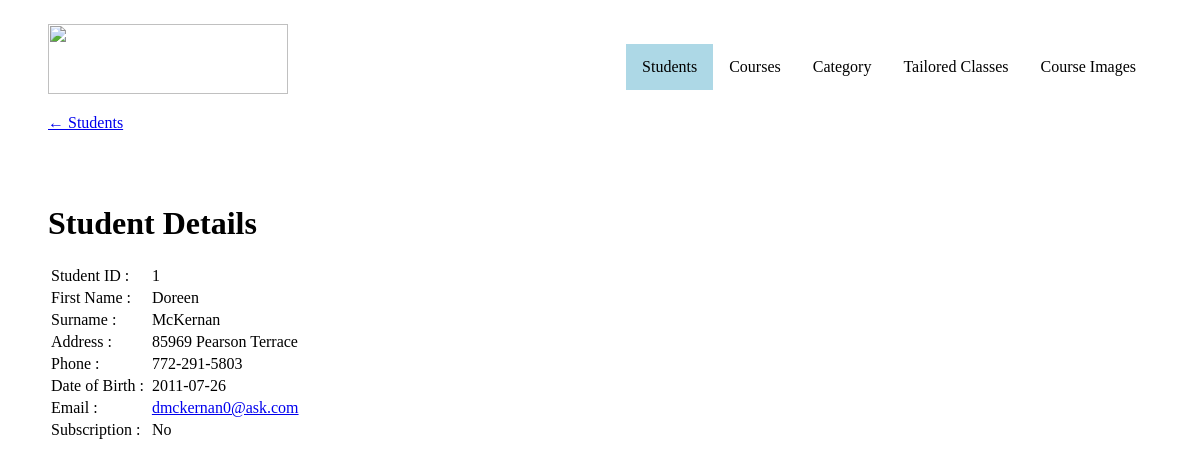
/student_details.php?id=1, run on the app's committed database.
### tables this page shows
CREATE TABLE `student`  (	
	`student_id`		INT(11) NOT NULL PRIMARY KEY AUTO_INCREMENT ,
	`first_name`	    VARCHAR(50) NOT NULL,
	`surname`		    VARCHAR(20) NOT NULL,
	`address`		    VARCHAR(100) NOT NULL,
	`phone`		        VARCHAR(15) NOT NULL,
    `dob`               DATE NOT NULL,
    `email`             VARCHAR(80) NOT NULL,
    `subscribe`         INT(1) NOT NULL
);

### student_details.php (the view, shortened to what this page needs)
<!doctype html>
<html lang="en">
<head>
    <link rel="stylesheet" href="styles.css">
</head>
<body>
<ul>
    <a href = "index.html"><img width="240" height="70" src = "images/a2_logo.png"></a>
    <li style="float:right"><a href="images.php">Course Images</a></li>
    <li style="float:right"><a href="tailored_classes/tailored_classes.php">Tailored Classes</a></li>
    <li style="float:right"><a href="categories/category.php">Category</a></li>
    <li style="float:right"><a href="courses.php">Courses</a></li>
    <li style="float:right"><a class="active" href="students.php">Students</a></li>
</ul>
<p><a href="students.php">&#8592; Students</a></p>
<br> <br>
<?php
require('connection.php');
if (isset($_GET['id'])) {
    $student_stmt = $dbh->prepare("SELECT * FROM `student` WHERE `student_id` = ?");
    if ($student_stmt->execute([$_GET['id']]) && $student_stmt->rowCount() > 0) {
        $student = $student_stmt->fetchObject();
    } else {
        header('Location: students.php');
    }
} else {
    header('Location: students.php');
}
?>
<div class = "center">
    <h1>Student Details</h1>
    <table class = "student">
        <tr>
            <td>Student ID&nbsp;:&nbsp;</td>
            <td><?= $student->student_id ?></td>
        </tr>
        <tr>
            <td>First Name&nbsp;:&nbsp;</td>
            <td><?= $student->first_name ?></td>
        </tr>
        <tr>
            <td>Surname&nbsp;:&nbsp;</td>
            <td><?= $student->surname ?></td>
        </tr>
        <tr>
            <td>Address&nbsp;:&nbsp;</td>
            <td><?= $student->address ?></td>
        </tr>
        <tr>
            <td>Phone&nbsp;:&nbsp;</td>
            <td><?= $student->phone ?></td>
        </tr>
        <tr>
            <td>Date of Birth&nbsp;:&nbsp;</td>
            <td><?= $student->dob ?></td>
        </tr>
        <tr>
            <td>Email&nbsp;:&nbsp;</td>
            <td><a href="mailto:<?= $student->email ?>" ><?= $student->email ?></a></td>
        </tr>
        <tr>
            <td>Subscription&nbsp;:&nbsp;</td>
            <td>
                <?php if($student->subscribe == 1){
                    echo("Yes");
                } else{
                    echo("No");
                }?>
            </td>
        </tr>
    </table>
</div>
</body>
</html>

### styles.css (style rules this page uses)
body { margin-top: 2%; margin-left: 4%; margin-right: 4%; }
ul { list-style-type: none; margin: 0; padding: 0; overflow: hidden; }
li { margin-top: 20px; }
li:last-child { border-right: none; }
li a { display: block; color: black; text-align: center; padding: 14px 16px; text-decoration: none; }
.active { background-color: lightblue; }

### data on the page
student: student_id "1", first_name "Doreen", surname "McKernan", address "85969 Pearson Terrace", phone "772-291-5803", dob "2011-07-26", email "dmckernan0@ask.com"
